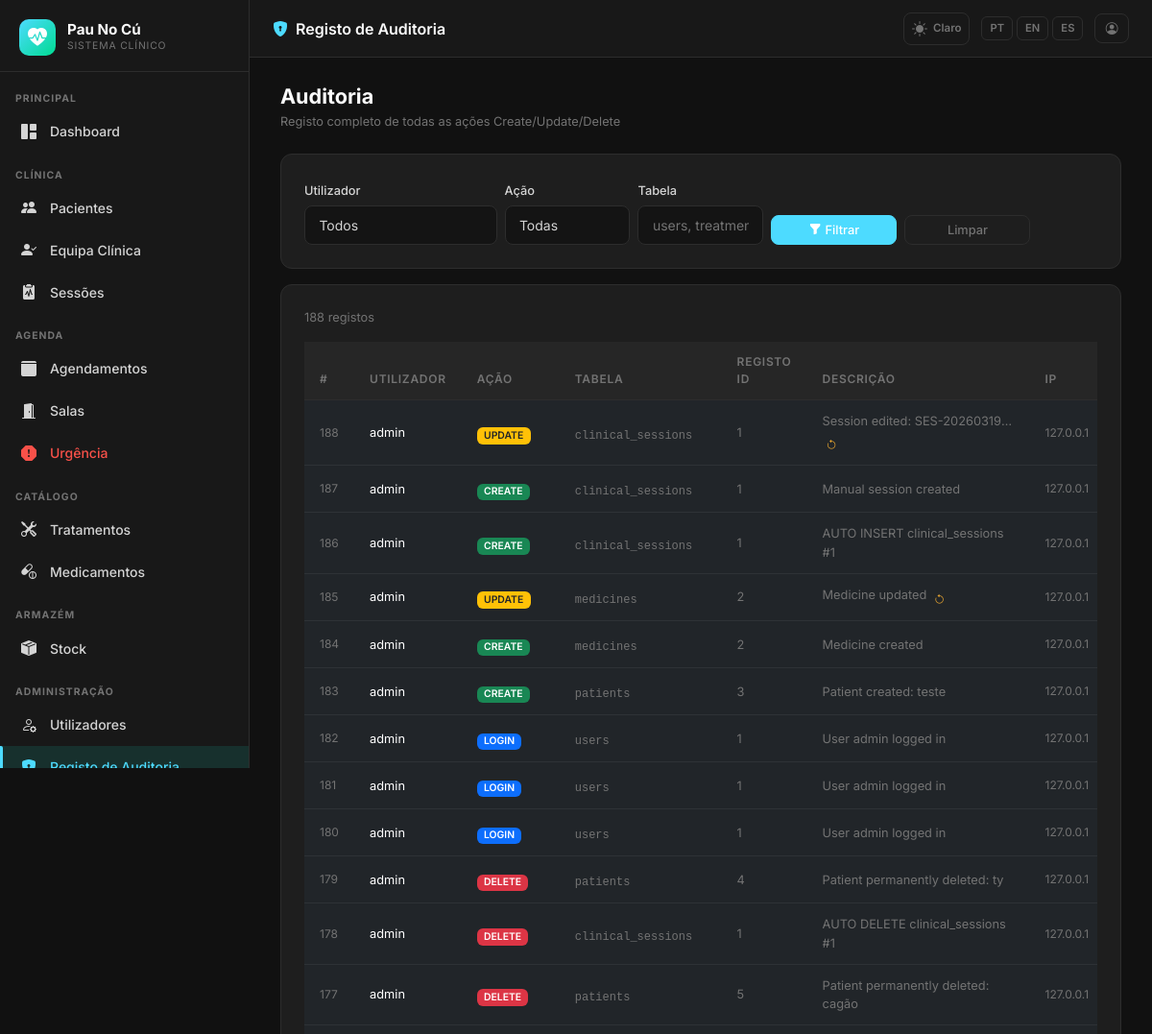
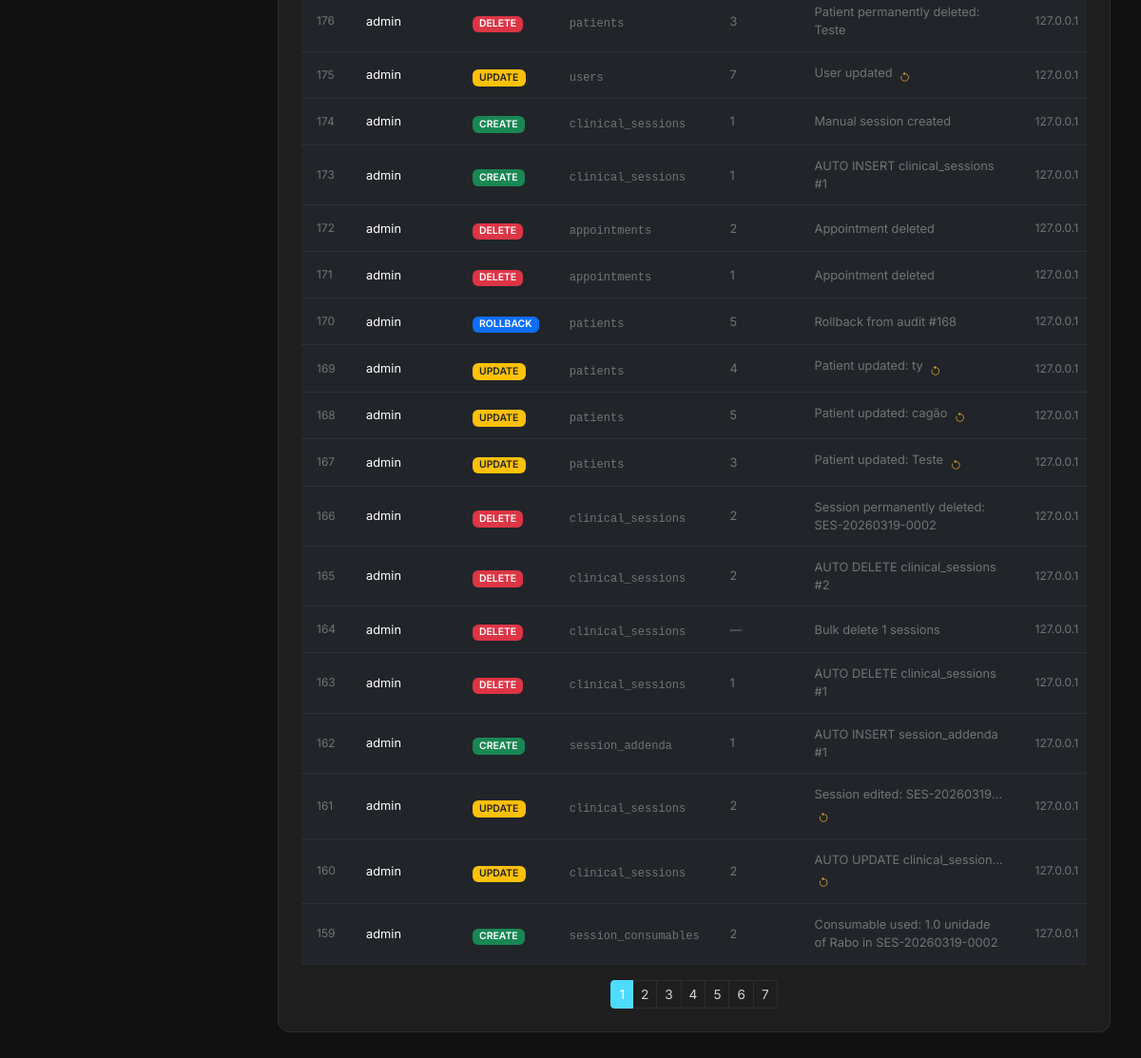
Before: /admin/audit (signed in) with the older database file (2 pictures, top to bottom).
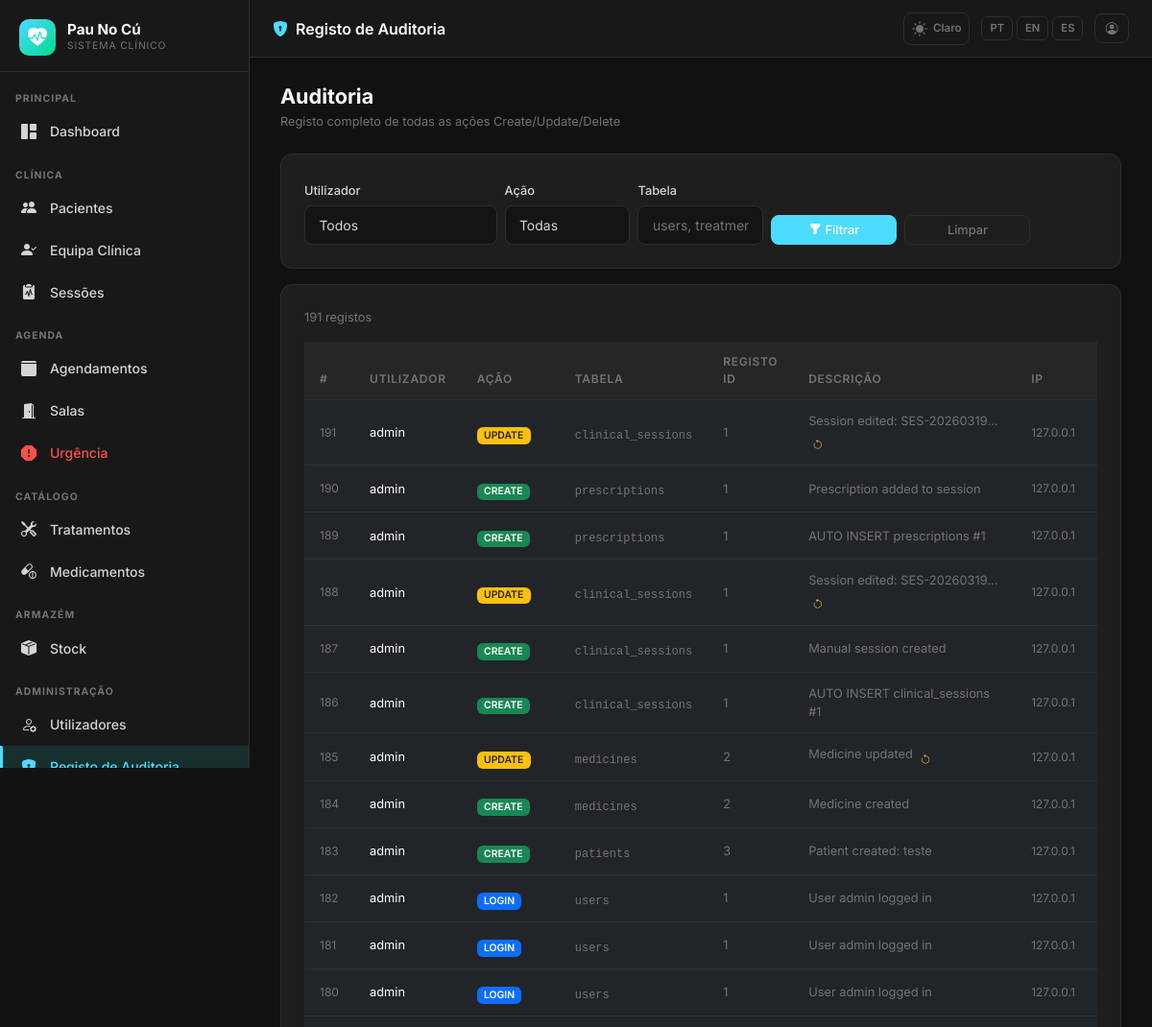
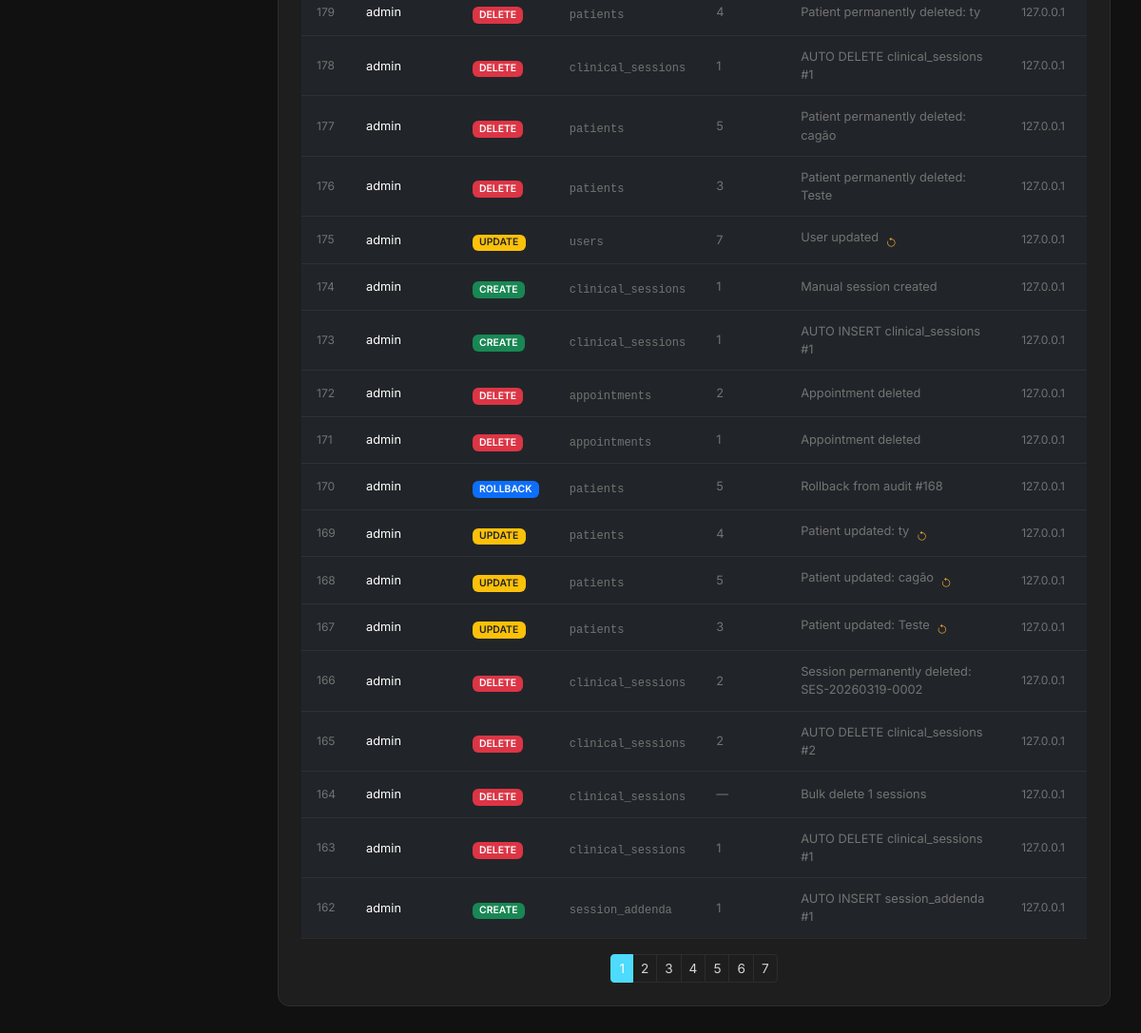
After: the same page with the newer database file (2 pictures, top to bottom).
### app/models.py (models this page shows, shortened)
class AppSetting(db.Model):
    __tablename__ = 'app_settings'
    key   = db.Column(db.String(64), primary_key=True)
    value = db.Column(db.Text, nullable=True)
    _DEFAULTS = {
        'app_name':       'DentalCare Pro',
        'app_logo':       '',
        'bg_dark':        '#111111',
        'sidebar_dark':   '#181818',
        'card_dark':      '#1e1e1e',
        'border_dark':    '#2d2d2d',
        'text_dark':      '#d4d4d4',
        'primary_dark':   '#14b8a6',
        'success_dark':   '#22c55e',
        'danger_dark':    '#f87171',
        'warning_dark':   '#fbbf24',
        'bg_light':       '#f0f4f8',
        'card_light':     '#ffffff',
        'border_light':   '#d1dce8',
        'text_light':     '#334155',
        'primary_light':  '#1976d2',
        'success_light':  '#00875a',
        'danger_light':   '#d32f2f',
        'warning_light':  '#e65100',
        'xray_max_mb':        '10',
        'stock_invoice_max_mb': '5',
        'urgency_surcharge':  '30',
    }
    @classmethod
    def all_as_dict(cls):
        stored = {s.key: s.value for s in cls.query.all()}
        result = dict(cls._DEFAULTS)
        result.update(stored)
        return result

class AuditLog(db.Model):
    __tablename__ = 'audit_log'
    id = db.Column(db.Integer, primary_key=True)
    user_id = db.Column(db.Integer, db.ForeignKey('users.id'), nullable=True)
    username = db.Column(db.String(80), nullable=True)
    action = db.Column(db.String(20), nullable=False)
    table_name = db.Column(db.String(100), nullable=False)
    record_id = db.Column(db.Integer, nullable=True)
    old_value = db.Column(db.JSON, nullable=True)
    new_value = db.Column(db.JSON, nullable=True)
    description = db.Column(db.Text, nullable=True)
    ip_address = db.Column(db.String(50), nullable=True)
    timestamp = db.Column(db.DateTime, default=lambda: datetime.now(timezone.utc), index=True)
    user = db.relationship('User', backref='audit_entries')

### app/admin/routes.py (the view)
@admin_bp.route('/audit')
@login_required
@director_or_superadmin_required
def audit_log():
    from ..models import AuditLog
    page = request.args.get('page', 1, type=int)
    query = AuditLog.query.order_by(AuditLog.timestamp.desc())
    if request.args.get('user_id'):
        query = query.filter_by(user_id=request.args.get('user_id', type=int))
    if request.args.get('action'):
        query = query.filter_by(action=request.args.get('action'))
    if request.args.get('table'):
        query = query.filter_by(table_name=request.args.get('table'))
    logs = query.paginate(page=page, per_page=30)
    users = User.query.order_by(User.full_name).all()
    return render_template('admin/audit_log.html', logs=logs, users=users)

### app/__init__.py (called while the page is built)
def get_locale():
    lang = session.get('lang')
    if lang in ['pt', 'en', 'es']:
        return lang
    return 'pt'

### app/models.py (called while the page is built)
    def role_display(self):
        role_map = {
            Role.SUPERADMIN: 'Superadmin',
            Role.CLINICAL_DIRECTOR: 'Diretor Clínico',
            Role.DENTIST: 'Dentista',
            Role.PATIENT: 'Paciente',
            Role.RECEPTION: 'Recepção',
        }
        return role_map.get(self.role, self.role)

    def role_badge_class(self):
        badge_map = {
            Role.SUPERADMIN: 'danger',
            Role.CLINICAL_DIRECTOR: 'primary',
            Role.DENTIST: 'success',
            Role.PATIENT: 'info',
            Role.RECEPTION: 'warning',
        }
        return badge_map.get(self.role, 'secondary')

### app/templates/admin/audit_log.html (shortened to what this page needs)
{% extends "base.html" %}
{% block page_title %}<i class="bi bi-shield-lock-fill me-2" style="color:var(--dc-primary)"></i>{{ _('Registo de Auditoria') }}{% endblock %}
{% block content %}
<div class="dc-page-header">
  <div>
    <h1>{{ _('Auditoria') }}</h1>
    <p>{{ _('Registo completo de todas as ações Create/Update/Delete') }}</p>
  </div>
</div>
<div class="dc-card mb-3">
  <form method="GET" class="row g-2 align-items-end">
    <div class="col-md-3">
      <label class="form-label" style="font-size:.8rem">{{ _('Utilizador') }}</label>
      <select name="user_id" class="form-select form-select-sm">
        <option value="">{{ _('Todos') }}</option>
      </select>
    </div>
    <div class="col-md-2">
      <label class="form-label" style="font-size:.8rem">{{ _('Ação') }}</label>
      <select name="action" class="form-select form-select-sm">
        <option value="">{{ _('Todas') }}</option>
      </select>
    </div>
    <div class="col-md-2">
      <label class="form-label" style="font-size:.8rem">{{ _('Tabela') }}</label>
      <input type="text" name="table" class="form-control form-control-sm" value="{{ request.args.get('table', '') }}" placeholder="users, treatments…">
    </div>
    <div class="col-md-2">
      <button type="submit" class="btn btn-sm btn-primary w-100">
        <i class="bi bi-funnel-fill me-1"></i>{{ _('Filtrar') }}
      </button>
    </div>
    <div class="col-md-2">
      <a href="{{ url_for('admin.audit_log') }}" class="btn btn-sm btn-outline-secondary w-100">
        {{ _('Limpar') }}
      </a>
    </div>
  </form>
</div>
<div class="dc-card">
  <div class="d-flex align-items-center justify-content-between mb-3">
    <span style="font-size:.8rem;color:var(--dc-text-muted)">{{ logs.total }} {{ _('registos') }}</span>
  </div>
  <div class="table-responsive">
    <table class="table table-sm mb-0">
      <thead>
        <tr>
          <th>#</th>
          <th>{{ _('Utilizador') }}</th>
          <th>{{ _('Ação') }}</th>
          <th>{{ _('Tabela') }}</th>
          <th>{{ _('Registo ID') }}</th>
          <th>{{ _('Descrição') }}</th>
          <th>{{ _('IP') }}</th>
          <th>{{ _('Data/Hora') }}</th>
        </tr>
      </thead>
      <tbody>
        {% for log in logs.items %}
        <tr>
          <td style="font-size:.75rem;color:var(--dc-text-muted)">{{ log.id }}</td>
          <td style="font-size:.8rem">{{ log.username or '—' }}</td>
          <td>
            <span class="badge bg-{% if log.action == 'CREATE' %}success{% elif log.action == 'UPDATE' %}warning text-dark{% elif log.action == 'DELETE' %}danger{% elif log.action in ['LOGIN','ROLLBACK'] %}primary{% else %}secondary{% endif %}" style="font-size:.65rem">
              {{ log.action }}
            </span>
          </td>
          <td><code style="font-size:.75rem;color:var(--dc-text-muted)">{{ log.table_name }}</code></td>
          <td style="font-size:.8rem;color:var(--dc-text-muted)">{{ log.record_id or '—' }}</td>
          <td style="font-size:.8rem;color:var(--dc-text-muted);max-width:250px">
            {% if log.old_value and log.action == 'UPDATE' %}
              <span class="d-inline-block text-truncate" style="max-width:200px" title="{{ log.description }}">
                {{ (log.description or '')[:60] }}{% if log.description and log.description|length > 60 %}…{% endif %}
              </span>
              <i class="bi bi-arrow-counterclockwise ms-1" style="color:var(--dc-warning);font-size:.7rem"
                 title="{{ _('Reversão disponível') }}"></i>
            {% else %}
              {{ (log.description or '')[:80] }}{% if log.description and log.description|length > 80 %}…{% endif %}
            {% endif %}
          </td>
          <td style="font-size:.75rem;color:var(--dc-text-muted)">{{ log.ip_address or '—' }}</td>
          <td style="font-size:.75rem;color:var(--dc-text-muted);white-space:nowrap">
          </td>
        </tr>
        {% endfor %}
      </tbody>
    </table>
  </div>
  {% if logs.pages > 1 %}
  <div class="d-flex justify-content-center mt-3">
    <nav>
      <ul class="pagination pagination-sm mb-0">
        {% for page in logs.iter_pages() %}
          {% if page %}
            <li class="page-item {% if page == logs.page %}active{% endif %}">
              <a class="page-link" href="{{ url_for('admin.audit_log', page=page, **request.args) }}">{{ page }}</a>
            </li>
          {% else %}
            <li class="page-item disabled"><span class="page-link">…</span></li>
          {% endif %}
        {% endfor %}
      </ul>
    </nav>
  </div>
  {% endif %}
</div>
{% endblock %}

### app/templates/base.html (shortened to what this page needs)
<!DOCTYPE html>
<html lang="{{ get_locale() }}" data-dc-theme="{{ session.get('theme', 'dark') }}">
<head>
  <link href="https://cdn.jsdelivr.net/npm/bootstrap@5.3.2/dist/css/bootstrap.min.css" rel="stylesheet">
  <link href="https://cdn.jsdelivr.net/npm/bootstrap-icons@1.11.3/font/bootstrap-icons.min.css" rel="stylesheet">
  <link href="{{ url_for('static', filename='css/dental.css') }}" rel="stylesheet">
</head>
<body>
<aside class="dc-sidebar" id="dcSidebar">
  <div class="dc-brand">
    <div class="dc-brand-icon">
      {% if app_settings.app_logo %}
        <img src="{{ url_for('superadmin.logo_file', filename=app_settings.app_logo) }}"
             alt="{{ app_settings.app_name }}"
             style="width:36px;height:36px;object-fit:contain;border-radius:6px;">
      {% else %}
        <i class="bi bi-heart-pulse-fill"></i>
      {% endif %}
    </div>
    <div class="flex-fill">
      <div class="dc-brand-name">{{ app_settings.app_name }}</div>
      <div class="dc-brand-sub">{{ _('Sistema Clínico') }}</div>
    </div>
  </div>
  <nav class="dc-nav">
    {% set role = current_user.role %}
    <div class="dc-nav-section">{{ _('Principal') }}</div>
    <a href="{{ url_for('main.dashboard') }}"
       class="dc-nav-item {% if request.endpoint == 'main.dashboard' %}active{% endif %}">
      <i class="bi bi-grid-1x2-fill"></i> {{ _('Dashboard') }}
    </a>
    {% if role in ['superadmin', 'clinical_director', 'dentist', 'reception'] %}
    <div class="dc-nav-section mt-2">{{ _('Clínica') }}</div>
    {% endif %}
    {% if role in ['superadmin', 'clinical_director', 'dentist', 'reception'] %}
    <a href="{{ url_for('patients.index') }}"
       class="dc-nav-item {% if request.endpoint == 'patients.index' or request.endpoint in ['patients.new','patients.edit','patients.detail'] %}active{% endif %}">
      <i class="bi bi-people-fill"></i> {{ _('Pacientes') }}
    </a>
    {% endif %}
    {% if role in ['superadmin', 'clinical_director'] %}
    <a href="{{ url_for('patients.care_team_pending') }}"
       class="dc-nav-item {% if request.endpoint == 'patients.care_team_pending' %}active{% endif %}">
      <i class="bi bi-person-check-fill"></i> {{ _('Equipa Clínica') }}
    </a>
    {% endif %}
    {% if role in ['superadmin', 'clinical_director', 'dentist'] %}
    <a href="{{ url_for('sessions.index') }}"
       class="dc-nav-item {% if request.endpoint and 'sessions.' in request.endpoint and 'audit' not in request.endpoint and 'evolution' not in request.endpoint %}active{% endif %}">
      <i class="bi bi-clipboard2-pulse-fill"></i> {{ _('Sessões') }}
    </a>
    {% endif %}
    {% if role in ['superadmin', 'clinical_director', 'reception', 'dentist'] %}
    <div class="dc-nav-section mt-2">{{ _('Agenda') }}</div>
    {% endif %}
    {% if role in ['superadmin', 'clinical_director', 'reception'] %}
    <a href="{{ url_for('scheduling.calendar') }}"
       class="dc-nav-item {% if request.endpoint and 'scheduling.' in request.endpoint and 'emergency' not in request.endpoint and 'room' not in request.endpoint %}active{% endif %}">
      <i class="bi bi-calendar3-fill"></i> {{ _('Agendamentos') }}
    </a>
    {% endif %}
    {% if role in ['superadmin', 'clinical_director', 'reception', 'dentist'] %}
    <a href="{{ url_for('scheduling.rooms') }}"
       class="dc-nav-item {% if request.endpoint and 'rooms' in request.endpoint %}active{% endif %}">
      <i class="bi bi-door-open-fill"></i> {{ _('Salas') }}
    </a>
    {% endif %}
    {% if role in ['superadmin', 'clinical_director', 'reception', 'dentist'] %}
    <a href="{{ url_for('scheduling.emergency') }}"
       class="dc-nav-item {% if request.endpoint and 'emergency' in request.endpoint %}active{% endif %}"
       style="color:var(--dc-danger)">
      <i class="bi bi-exclamation-octagon-fill"></i> {{ _('Urgência') }}
    </a>
    {% endif %}
    {% if role in ['superadmin', 'clinical_director', 'dentist'] %}
    <div class="dc-nav-section mt-2">{{ _('Catálogo') }}</div>
    <a href="{{ url_for('admin.treatments') }}"
       class="dc-nav-item {% if 'treatments' in request.endpoint %}active{% endif %}">
      <i class="bi bi-tools"></i> {{ _('Tratamentos') }}
    </a>
    <a href="{{ url_for('admin.medicines') }}"
       class="dc-nav-item {% if 'medicine' in request.endpoint %}active{% endif %}">
      <i class="bi bi-capsule-pill"></i> {{ _('Medicamentos') }}
    </a>
    {% endif %}
    {% if role in ['superadmin', 'clinical_director', 'dentist', 'receptionist'] %}
    <div class="dc-nav-section mt-2">{{ _('Armazém') }}</div>
    <a href="{{ url_for('stock.index') }}"
       class="dc-nav-item {% if request.endpoint and 'stock.' in request.endpoint %}active{% endif %}">
      <i class="bi bi-box-seam-fill"></i> {{ _('Stock') }}
    </a>
    {% endif %}
    {% if role in ['superadmin', 'clinical_director'] %}
    <div class="dc-nav-section mt-2">{{ _('Administração') }}</div>
    <a href="{{ url_for('admin.users') }}"
       class="dc-nav-item {% if 'user' in request.endpoint %}active{% endif %}">
      <i class="bi bi-person-gear"></i> {{ _('Utilizadores') }}
    </a>
    <a href="{{ url_for('admin.audit_log') }}"
       class="dc-nav-item {% if 'audit' in request.endpoint %}active{% endif %}">
      <i class="bi bi-shield-lock-fill"></i> {{ _('Registo de Auditoria') }}
    </a>
    {% endif %}
  </nav>
</aside>
<header class="dc-topbar">
  <span class="page-title">{% block page_title %}{% endblock %}</span>
  <div class="topbar-actions">
    <a href="{{ url_for('auth.toggle_theme') }}"
       class="theme-toggle"
       title="{{ _('Alternar tema') }}">
      {% if session.get('theme', 'dark') == 'dark' %}
        <i class="bi bi-sun-fill"></i><span style="font-size:.72rem;font-weight:600;margin-left:2px">{{ _('Claro') }}</span>
      {% else %}
        <i class="bi bi-moon-stars-fill"></i><span style="font-size:.72rem;font-weight:600;margin-left:2px">{{ _('Escuro') }}</span>
      {% endif %}
    </a>
    <div class="lang-switcher">
      <a href="{{ url_for('auth.set_lang', lang='pt') }}"
         class="lang-btn {% if get_locale() == 'pt' %}active{% endif %}">PT</a>
      <a href="{{ url_for('auth.set_lang', lang='en') }}"
         class="lang-btn {% if get_locale() == 'en' %}active{% endif %}">EN</a>
      <a href="{{ url_for('auth.set_lang', lang='es') }}"
         class="lang-btn {% if get_locale() == 'es' %}active{% endif %}">ES</a>
    </div>
    <a href="{{ url_for('auth.profile') }}" class="btn btn-sm btn-outline-secondary" title="{{ _('Meu Perfil') }}">
      <i class="bi bi-person-circle"></i>
    </a>
  </div>
</header>
<main class="dc-main">
  <div class="dc-content">
    {% block content %}{% endblock %}
  </div>
</main>
</body>
</html>

Changed rows visible on the page:
no longer on this page (row unchanged): AuditLog: id "161", username "admin", action "UPDATE", table_name "clinical_sessions", record "2", description "Session edited: SES-20260319…", ip_address "127.0.0.1"
no longer on this page (row unchanged): AuditLog: id "160", username "admin", action "UPDATE", table_name "clinical_sessions", record "2", description "AUTO UPDATE clinical_session…", ip_address "127.0.0.1"
no longer on this page (row unchanged): AuditLog: id "159", username "admin", action "CREATE", table_name "session_consumables", record "2", description "Consumable used: 1.0 unidade of Rabo in SES-20260319-0002", ip_address "127.0.0.1"
added AuditLog: id "191", username "admin", action "UPDATE", table_name "clinical_sessions", record "1", description "Session edited: SES-20260319…", ip_address "127.0.0.1"
added AuditLog: id "190", username "admin", action "CREATE", table_name "prescriptions", record "1", description "Prescription added to session", ip_address "127.0.0.1"
added AuditLog: id "189", username "admin", action "CREATE", table_name "prescriptions", record "1", description "AUTO INSERT prescriptions #1", ip_address "127.0.0.1"
Other visible differences:
{{ logs.total }}: "188" → "191"
